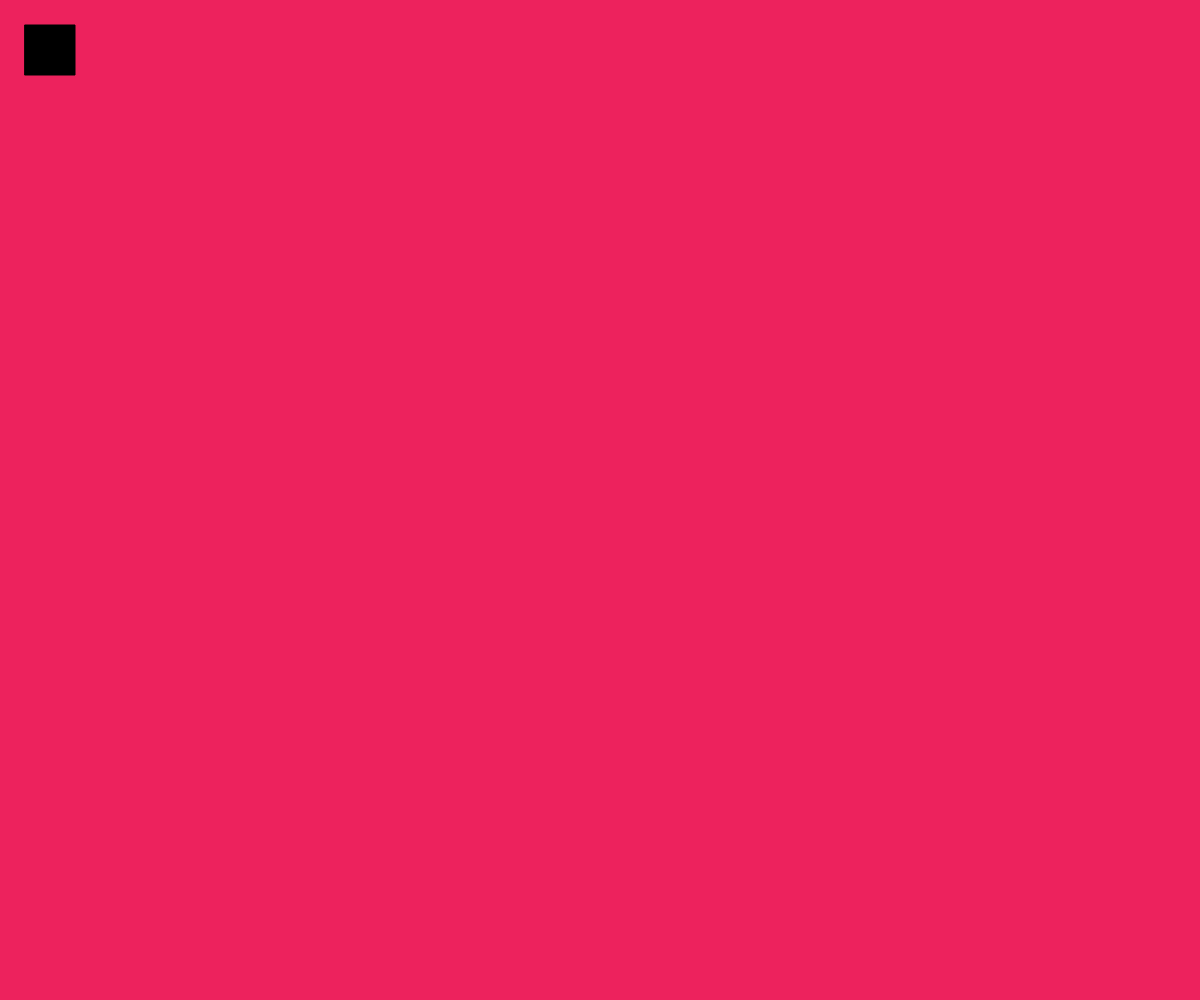
Frame 1 (no input)
Frame 60 (no input): identical to frame 1, image omitted
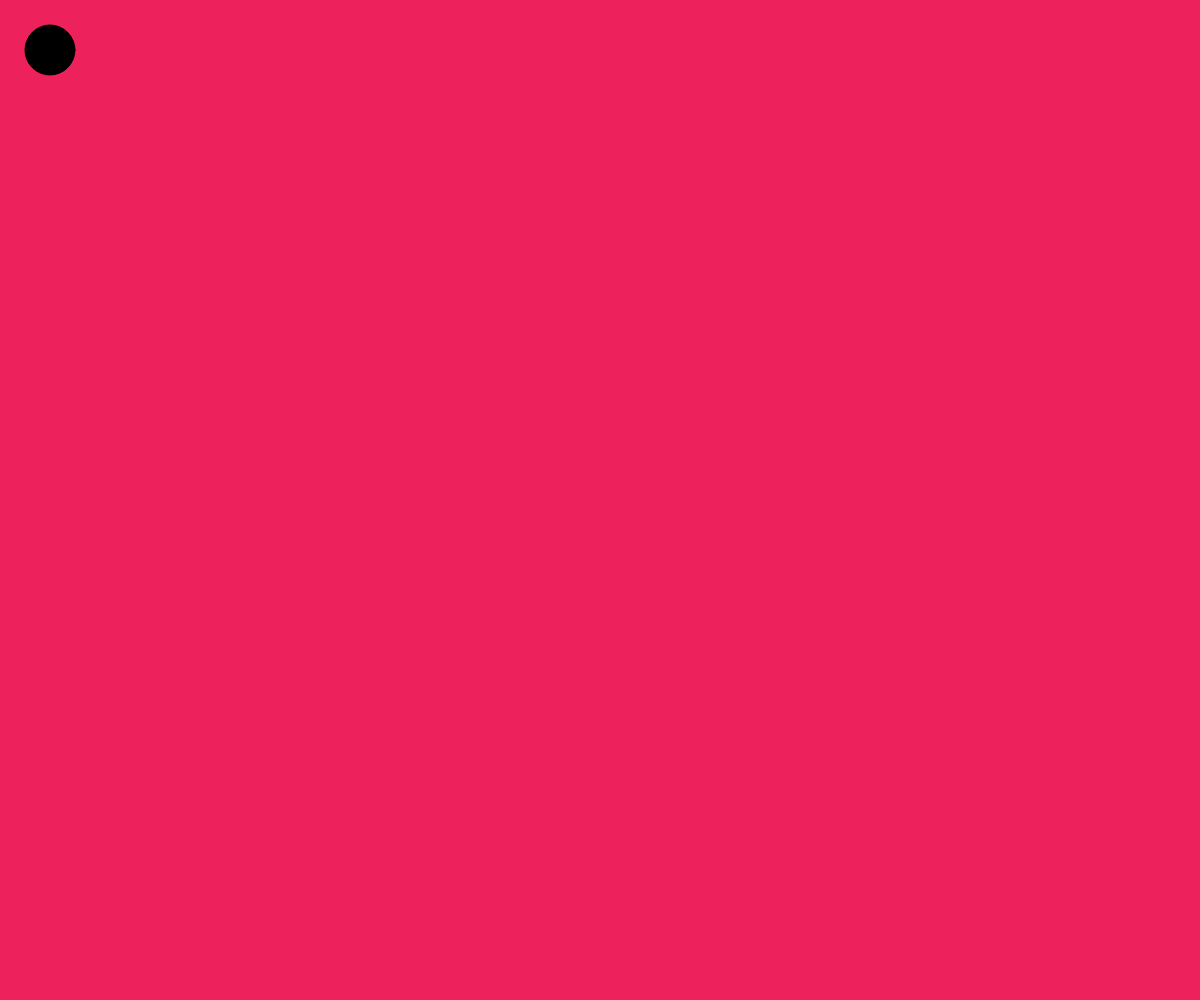
Frame 120 (the mouse pressed at the canvas centre since frame 60)

The p5.js sketch that drew these frames (run headless with seeded random() and noise() and a simulated clock; from frame 60 on, the mouse is pressed at the canvas centre):

// p5.js sketch
// ── sketch.js
function setup() {
  // put setup code here
  createCanvas(windowWidth, windowHeight);
}

function draw() {
  // put drawing code here

  background(237, 34, 93);
fill(0);

if (mouseIsPressed) {
  ellipse(50, 50, 50, 50);


} else {
  //the not-pressed state
  rect(25, 25, 50, 50);
}
function mouseRelease(){

  print(mouseX +','+ mouseY, 20, 20) ;
}
}
